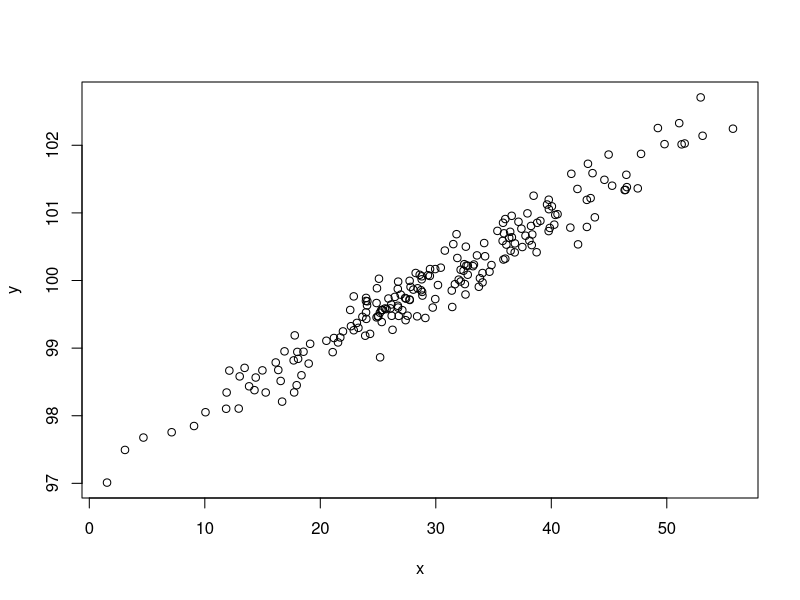

Reproduce this figure in R. (Note: this script raises an error after producing the figure.)
## ---- chunk 1
## DATA GENERATION
r <- sample(c(-0.97, 0, 0.5, 0.97), 1)
if(runif(1) < 1/3) {
  mx <- my <- 0
  sx <- sy <- 1
} else {
  mx <- sample(10 * -5:5, 1)
  my <- sample(20 * 0:5, 1)
  sx <- sample(c(1, 10, 20), 1)
  sy <- sample(c(1, 10, 20), 1)
}

b <- r * sy/sx
a <- my - b*mx
x <- rnorm(200, mx, sx)
y <- b * x + rnorm(200, a, sy * sqrt(1- r^2))

## QUESTION/ANSWER GENERATION
questions <- character(5)
solutions <- logical(5)
explanations <- character(5)

if (runif(1) < 0.5) {
  questions[1] <- "O gráfico de dispersão é padronizado."
  solutions[1] <- mx == 0 & my == 0 & sx == 1 & sy == 1
  explanations[1] <- if (solutions[1]) "$X$ e $Y$ tem ambos média $0$ e variância $1$." else 
  "O gráfico de dispersão não é padronizado, porque $X$ e $Y$ não tem ambos média $0$ e variância $1$."
} else {
  questions[1] <- "A inclinação da linha de regressão é aproximadamente $1$."
  solutions[1] <- abs(b - 1) < 0.1
  explanations[1] <- paste("A inclinação da linha de regressão é dada por $r \\cdot s_y/s_x$ e portanto",
                           ifelse(abs(b - 1) < 0.1, "", "não é"), "aproximadamente igual a $1$.")
}

if (runif(1) < 0.5) {
  questions[2] <- "O valor absoluto do coeficiente de correlação é pelo menos $0.8$."
  solutions[2] <- abs(r) >= 0.8
} else {
  questions[2] <- "O valor absoluto do coeficiente de correlação é no máximo $0.8$."
  solutions[2] <- abs(r) <= 0.8
}
explanations[2] <- if(abs(r) >= 0.9) {
  paste("Uma forte associação entre as variáveis é dada no gráfico de dispersão.",
        "Portanto, o valor absoluto do coeficiente de correlação é próximo de $1$",
        "e, portanto, maior do que $0.8$.") 
  } else if (abs(r) == 0) {
    paste("Nenhuma associação entre as variáveis é observada no gráfico de dispersão.",
          "Isto implica um coeficiente de correlação próximo de $0$.") 
  } else paste("Apenas uma associação ligeiramente positiva entre as variáveis é observável no gráfico de dispersão.",
               "Isso implica um coeficiente de correlação com um valor absoluto menor do que $0.8$.")

if (runif(1) < 0.5) {
  questions[3] <- "O desvio padrão de $X$ é pelo menos $6$."
  solutions[3] <- sx >= 6
  explanations[3] <- paste0("O desvio padrão de $X$ é igual a $", sx, "$ e é, portanto, ",
                           ifelse(sx < 6, "menor", "maior"), " do que $6$.")
} else {
  questions[3] <- "O desvio padrão de $Y$ é pelo menos $6$."
  solutions[3] <- sy >= 6
  explanations[3] <- paste0("O desvio padrão de $Y$ é igual a $", sy, "$ e é, portanto, ",
                           ifelse(sy < 6, "menor", "maior"), " do que $6$.")
}

if (runif(1) < 0.5) {
  questions[4] <- "A média de $X$ é no máximo $5$."
  solutions[4] <- mx <= 5
  explanations[4] <- paste0("A média de $X$ é igual a $", mx, 
                           "$ e, portanto, é ", ifelse(mx < 5, "menor", "maior"), " do que $5$.")
} else {
  questions[4] <- "A média de $Y$ é pelo menos $30$."
  solutions[4] <- my >= 30
  explanations[4] <- paste0("A média de $Y$ é igual a $", my, 
                           "$ e, portanto, é ", ifelse(my < 30, "menor", "maior"), " do que $30$.")
}

xh <- round(runif(1, -1, 1)*sx + mx, 1)
yhr <- round(a + b*xh, 1)
alpha <- if (abs(r) > 0 & abs(mx - xh) > 0) sign(mx - xh) * sign(r) else 1
yhf <- round(yhr + 2 * sy * alpha, 1)
yh <- sample(c(yhr, yhf), 1)
questions[5] <- paste0("Para $X = ", as.character(xh), "$, $Y$ pode ser esperado ser aproximadamente $", 
                      as.character(yh), "$.", collapse="")
solutions[5] <- abs(yh - yhr) < 0.01 * sy
explanations[5] <- paste0("A linha de regressão em $X=", xh, 
                         "$ implica um valor de aproximadamente $Y = ", yhr, "$.", sep="")         
           
## permute order of solutions/questions
o <- sample(1:5)
questions <- questions[o]
solutions <- solutions[o]
explanations <- explanations[o]  
## ---- chunk 2
plot(x, y)
## ---- chunk 3
answerlist(questions, markup = "markdown")
## ---- chunk 4
answerlist(ifelse(solutions, "Verdadeiro", "Falso"), explanations, markup = "markdown")
